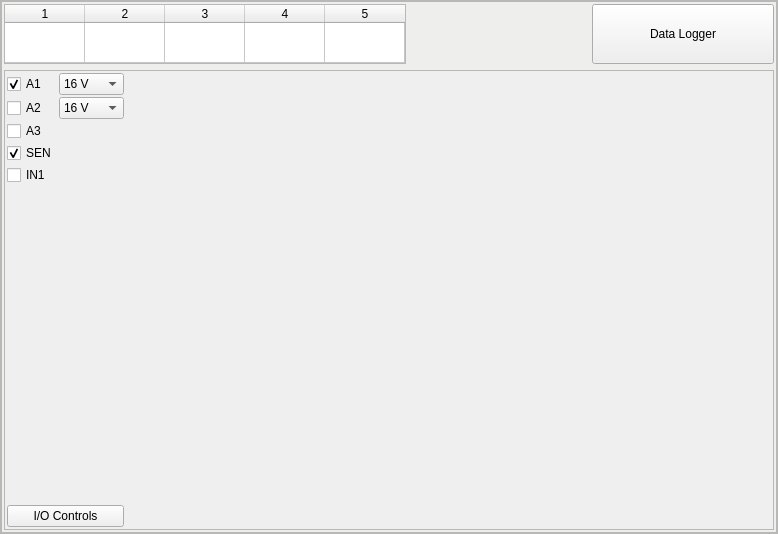
<?xml version="1.0" encoding="UTF-8"?>
<ui version="4.0">
 <class>Form</class>
 <widget class="QWidget" name="Form">
  <property name="geometry">
   <rect>
    <x>0</x>
    <y>0</y>
    <width>778</width>
    <height>534</height>
   </rect>
  </property>
  <property name="windowTitle">
   <string>Form</string>
  </property>
  <layout class="QVBoxLayout" name="verticalLayout">
   <property name="spacing">
    <number>0</number>
   </property>
   <property name="leftMargin">
    <number>0</number>
   </property>
   <property name="topMargin">
    <number>0</number>
   </property>
   <property name="rightMargin">
    <number>0</number>
   </property>
   <property name="bottomMargin">
    <number>0</number>
   </property>
   <item>
    <widget class="QFrame" name="widgetFrameOuter">
     <property name="sizePolicy">
      <sizepolicy hsizetype="Preferred" vsizetype="Preferred">
       <horstretch>0</horstretch>
       <verstretch>0</verstretch>
      </sizepolicy>
     </property>
     <property name="styleSheet">
      <string notr="true"/>
     </property>
     <property name="frameShape">
      <enum>QFrame::StyledPanel</enum>
     </property>
     <property name="frameShadow">
      <enum>QFrame::Raised</enum>
     </property>
     <property name="class" stdset="0">
      <string>PeripheralCollection</string>
     </property>
     <layout class="QVBoxLayout" name="verticalLayout_4">
      <property name="spacing">
       <number>2</number>
      </property>
      <property name="leftMargin">
       <number>0</number>
      </property>
      <property name="topMargin">
       <number>0</number>
      </property>
      <property name="rightMargin">
       <number>0</number>
      </property>
      <property name="bottomMargin">
       <number>0</number>
      </property>
      <item>
       <widget class="QFrame" name="frame_4">
        <layout class="QVBoxLayout" name="verticalLayout_5">
         <property name="spacing">
          <number>1</number>
         </property>
         <property name="leftMargin">
          <number>0</number>
         </property>
         <property name="topMargin">
          <number>0</number>
         </property>
         <property name="rightMargin">
          <number>0</number>
         </property>
         <property name="bottomMargin">
          <number>0</number>
         </property>
         <item>
          <widget class="QFrame" name="frame_6">
           <property name="sizePolicy">
            <sizepolicy hsizetype="Preferred" vsizetype="MinimumExpanding">
             <horstretch>0</horstretch>
             <verstretch>0</verstretch>
            </sizepolicy>
           </property>
           <property name="minimumSize">
            <size>
             <width>0</width>
             <height>50</height>
            </size>
           </property>
           <property name="styleSheet">
            <string notr="true">#frame_6{background-color:rgb(238, 238, 236)}</string>
           </property>
           <property name="frameShape">
            <enum>QFrame::StyledPanel</enum>
           </property>
           <property name="frameShadow">
            <enum>QFrame::Raised</enum>
           </property>
           <property name="class" stdset="0">
            <string>PeripheralCollectionInner</string>
           </property>
           <layout class="QGridLayout" name="gridLayout_5">
            <property name="leftMargin">
             <number>2</number>
            </property>
            <property name="topMargin">
             <number>2</number>
            </property>
            <property name="rightMargin">
             <number>2</number>
            </property>
            <property name="bottomMargin">
             <number>2</number>
            </property>
            <property name="horizontalSpacing">
             <number>2</number>
            </property>
            <item row="2" column="0" rowspan="3" colspan="3">
             <widget class="QScrollArea" name="scrollArea">
              <property name="sizePolicy">
               <sizepolicy hsizetype="Expanding" vsizetype="MinimumExpanding">
                <horstretch>0</horstretch>
                <verstretch>0</verstretch>
               </sizepolicy>
              </property>
              <property name="widgetResizable">
               <bool>true</bool>
              </property>
              <widget class="QWidget" name="scrollAreaWidgetContents">
               <property name="geometry">
                <rect>
                 <x>0</x>
                 <y>0</y>
                 <width>768</width>
                 <height>458</height>
                </rect>
               </property>
               <layout class="QGridLayout" name="gridLayout_6">
                <property name="leftMargin">
                 <number>2</number>
                </property>
                <property name="topMargin">
                 <number>2</number>
                </property>
                <property name="rightMargin">
                 <number>2</number>
                </property>
                <property name="bottomMargin">
                 <number>2</number>
                </property>
                <property name="spacing">
                 <number>2</number>
                </property>
                <item row="3" column="1" rowspan="9">
                 <widget class="QStackedWidget" name="monitors">
                  <property name="currentIndex">
                   <number>0</number>
                  </property>
                  <widget class="QWidget" name="page">
                   <layout class="QVBoxLayout" name="verticalLayout_2">
                    <property name="spacing">
                     <number>0</number>
                    </property>
                    <property name="leftMargin">
                     <number>0</number>
                    </property>
                    <property name="topMargin">
                     <number>0</number>
                    </property>
                    <property name="rightMargin">
                     <number>0</number>
                    </property>
                    <property name="bottomMargin">
                     <number>0</number>
                    </property>
                    <item>
                     <layout class="QGridLayout" name="gaugeLayout">
                      <property name="spacing">
                       <number>3</number>
                      </property>
                     </layout>
                    </item>
                   </layout>
                  </widget>
                  <widget class="QWidget" name="page_2">
                   <property name="sizePolicy">
                    <sizepolicy hsizetype="Preferred" vsizetype="Preferred">
                     <horstretch>0</horstretch>
                     <verstretch>0</verstretch>
                    </sizepolicy>
                   </property>
                   <layout class="QGridLayout" name="gridLayout_2">
                    <property name="leftMargin">
                     <number>0</number>
                    </property>
                    <property name="topMargin">
                     <number>0</number>
                    </property>
                    <property name="rightMargin">
                     <number>0</number>
                    </property>
                    <property name="bottomMargin">
                     <number>0</number>
                    </property>
                    <property name="horizontalSpacing">
                     <number>2</number>
                    </property>
                    <property name="verticalSpacing">
                     <number>4</number>
                    </property>
                    <item row="1" column="0" colspan="6">
                     <widget class="PlotWidget" name="graph"/>
                    </item>
                    <item row="6" column="0">
                     <widget class="QLabel" name="msgwin">
                      <property name="sizePolicy">
                       <sizepolicy hsizetype="Preferred" vsizetype="Maximum">
                        <horstretch>0</horstretch>
                        <verstretch>0</verstretch>
                       </sizepolicy>
                      </property>
                      <property name="font">
                       <font>
                        <pointsize>9</pointsize>
                       </font>
                      </property>
                      <property name="styleSheet">
                       <string notr="true">QLabel{color:green}</string>
                      </property>
                      <property name="text">
                       <string>.</string>
                      </property>
                     </widget>
                    </item>
                    <item row="3" column="1">
                     <widget class="QSpinBox" name="durationBox">
                      <property name="sizePolicy">
                       <sizepolicy hsizetype="Maximum" vsizetype="Fixed">
                        <horstretch>0</horstretch>
                        <verstretch>0</verstretch>
                       </sizepolicy>
                      </property>
                      <property name="suffix">
                       <string> S</string>
                      </property>
                      <property name="prefix">
                       <string>Duration </string>
                      </property>
                      <property name="minimum">
                       <number>2</number>
                      </property>
                      <property name="maximum">
                       <number>300</number>
                      </property>
                      <property name="value">
                       <number>5</number>
                      </property>
                     </widget>
                    </item>
                    <item row="3" column="2">
                     <widget class="QCheckBox" name="pauseButton">
                      <property name="sizePolicy">
                       <sizepolicy hsizetype="Maximum" vsizetype="Minimum">
                        <horstretch>0</horstretch>
                        <verstretch>0</verstretch>
                       </sizepolicy>
                      </property>
                      <property name="minimumSize">
                       <size>
                        <width>100</width>
                        <height>25</height>
                       </size>
                      </property>
                      <property name="text">
                       <string>Pause</string>
                      </property>
                     </widget>
                    </item>
                    <item row="2" column="2" colspan="3">
                     <widget class="QPushButton" name="pushButton_3">
                      <property name="text">
                       <string>DAMPED SINE FIT</string>
                      </property>
                     </widget>
                    </item>
                    <item row="2" column="5" rowspan="2">
                     <widget class="QPushButton" name="pushButton_6">
                      <property name="sizePolicy">
                       <sizepolicy hsizetype="Maximum" vsizetype="Minimum">
                        <horstretch>0</horstretch>
                        <verstretch>0</verstretch>
                       </sizepolicy>
                      </property>
                      <property name="minimumSize">
                       <size>
                        <width>150</width>
                        <height>25</height>
                       </size>
                      </property>
                      <property name="text">
                       <string>Save Data</string>
                      </property>
                     </widget>
                    </item>
                    <item row="2" column="1">
                     <widget class="QPushButton" name="pushButton_2">
                      <property name="sizePolicy">
                       <sizepolicy hsizetype="Preferred" vsizetype="Fixed">
                        <horstretch>0</horstretch>
                        <verstretch>0</verstretch>
                       </sizepolicy>
                      </property>
                      <property name="text">
                       <string>SINE FIT</string>
                      </property>
                     </widget>
                    </item>
                    <item row="2" column="0" rowspan="2">
                     <widget class="QPushButton" name="pushButton_4">
                      <property name="sizePolicy">
                       <sizepolicy hsizetype="Maximum" vsizetype="Minimum">
                        <horstretch>0</horstretch>
                        <verstretch>0</verstretch>
                       </sizepolicy>
                      </property>
                      <property name="minimumSize">
                       <size>
                        <width>150</width>
                        <height>25</height>
                       </size>
                      </property>
                      <property name="text">
                       <string>Restart</string>
                      </property>
                     </widget>
                    </item>
                   </layout>
                  </widget>
                 </widget>
                </item>
                <item row="3" column="0">
                 <layout class="QGridLayout" name="gridLayout">
                  <item row="0" column="0">
                   <widget class="QCheckBox" name="A1Box">
                    <property name="text">
                     <string>A1</string>
                    </property>
                    <property name="checked">
                     <bool>true</bool>
                    </property>
                   </widget>
                  </item>
                  <item row="1" column="0">
                   <widget class="QCheckBox" name="A2Box">
                    <property name="text">
                     <string>A2</string>
                    </property>
                    <property name="checked">
                     <bool>false</bool>
                    </property>
                   </widget>
                  </item>
                  <item row="2" column="0">
                   <widget class="QCheckBox" name="A3Box">
                    <property name="text">
                     <string>A3</string>
                    </property>
                    <property name="checked">
                     <bool>false</bool>
                    </property>
                   </widget>
                  </item>
                  <item row="3" column="0">
                   <widget class="QCheckBox" name="SENBox">
                    <property name="text">
                     <string>SEN</string>
                    </property>
                    <property name="checked">
                     <bool>true</bool>
                    </property>
                   </widget>
                  </item>
                  <item row="4" column="0">
                   <widget class="QCheckBox" name="IN1Box">
                    <property name="text">
                     <string>IN1</string>
                    </property>
                    <property name="checked">
                     <bool>false</bool>
                    </property>
                   </widget>
                  </item>
                  <item row="1" column="1">
                   <widget class="QComboBox" name="comboBox_3">
                    <property name="sizePolicy">
                     <sizepolicy hsizetype="Preferred" vsizetype="Fixed">
                      <horstretch>0</horstretch>
                      <verstretch>0</verstretch>
                     </sizepolicy>
                    </property>
                    <item>
                     <property name="text">
                      <string>16 V</string>
                     </property>
                    </item>
                    <item>
                     <property name="text">
                      <string>8 V</string>
                     </property>
                    </item>
                    <item>
                     <property name="text">
                      <string>4 V</string>
                     </property>
                    </item>
                    <item>
                     <property name="text">
                      <string>2.5 V</string>
                     </property>
                    </item>
                    <item>
                     <property name="text">
                      <string>1.5 V</string>
                     </property>
                    </item>
                    <item>
                     <property name="text">
                      <string>1 V</string>
                     </property>
                    </item>
                    <item>
                     <property name="text">
                      <string>0.5 V</string>
                     </property>
                    </item>
                    <item>
                     <property name="text">
                      <string>0.25 V</string>
                     </property>
                    </item>
                   </widget>
                  </item>
                  <item row="0" column="1">
                   <widget class="QComboBox" name="comboBox_4">
                    <property name="sizePolicy">
                     <sizepolicy hsizetype="Preferred" vsizetype="Fixed">
                      <horstretch>0</horstretch>
                      <verstretch>0</verstretch>
                     </sizepolicy>
                    </property>
                    <item>
                     <property name="text">
                      <string>16 V</string>
                     </property>
                    </item>
                    <item>
                     <property name="text">
                      <string>8 V</string>
                     </property>
                    </item>
                    <item>
                     <property name="text">
                      <string>4 V</string>
                     </property>
                    </item>
                    <item>
                     <property name="text">
                      <string>2.5 V</string>
                     </property>
                    </item>
                    <item>
                     <property name="text">
                      <string>1.5 V</string>
                     </property>
                    </item>
                    <item>
                     <property name="text">
                      <string>1 V</string>
                     </property>
                    </item>
                    <item>
                     <property name="text">
                      <string>0.5 V</string>
                     </property>
                    </item>
                    <item>
                     <property name="text">
                      <string>0.25 V</string>
                     </property>
                    </item>
                   </widget>
                  </item>
                 </layout>
                </item>
                <item row="11" column="0">
                 <widget class="QPushButton" name="pushButton">
                  <property name="text">
                   <string>I/O Controls</string>
                  </property>
                 </widget>
                </item>
               </layout>
              </widget>
             </widget>
            </item>
            <item row="0" column="2">
             <widget class="QPushButton" name="switcher">
              <property name="sizePolicy">
               <sizepolicy hsizetype="Minimum" vsizetype="Minimum">
                <horstretch>0</horstretch>
                <verstretch>0</verstretch>
               </sizepolicy>
              </property>
              <property name="text">
               <string>Data Logger</string>
              </property>
             </widget>
            </item>
            <item row="0" column="0">
             <widget class="QTableWidget" name="valueTable">
              <property name="sizePolicy">
               <sizepolicy hsizetype="Preferred" vsizetype="Expanding">
                <horstretch>0</horstretch>
                <verstretch>0</verstretch>
               </sizepolicy>
              </property>
              <property name="maximumSize">
               <size>
                <width>16777215</width>
                <height>60</height>
               </size>
              </property>
              <property name="verticalScrollBarPolicy">
               <enum>Qt::ScrollBarAlwaysOff</enum>
              </property>
              <property name="horizontalScrollBarPolicy">
               <enum>Qt::ScrollBarAlwaysOff</enum>
              </property>
              <property name="sizeAdjustPolicy">
               <enum>QAbstractScrollArea::AdjustToContents</enum>
              </property>
              <property name="selectionMode">
               <enum>QAbstractItemView::NoSelection</enum>
              </property>
              <property name="selectionBehavior">
               <enum>QAbstractItemView::SelectRows</enum>
              </property>
              <property name="rowCount">
               <number>1</number>
              </property>
              <property name="columnCount">
               <number>5</number>
              </property>
              <attribute name="horizontalHeaderMinimumSectionSize">
               <number>80</number>
              </attribute>
              <attribute name="horizontalHeaderDefaultSectionSize">
               <number>55</number>
              </attribute>
              <attribute name="horizontalHeaderHighlightSections">
               <bool>true</bool>
              </attribute>
              <attribute name="horizontalHeaderStretchLastSection">
               <bool>false</bool>
              </attribute>
              <attribute name="verticalHeaderVisible">
               <bool>false</bool>
              </attribute>
              <attribute name="verticalHeaderStretchLastSection">
               <bool>true</bool>
              </attribute>
              <row/>
              <column/>
              <column/>
              <column/>
              <column/>
              <column/>
             </widget>
            </item>
           </layout>
          </widget>
         </item>
        </layout>
       </widget>
      </item>
     </layout>
    </widget>
   </item>
  </layout>
 </widget>
 <customwidgets>
  <customwidget>
   <class>PlotWidget</class>
   <extends>QGraphicsView</extends>
   <header>pyqtgraph</header>
  </customwidget>
 </customwidgets>
 <resources/>
 <connections>
  <connection>
   <sender>pushButton_6</sender>
   <signal>clicked()</signal>
   <receiver>Form</receiver>
   <slot>saveTraces()</slot>
   <hints>
    <hint type="sourcelabel">
     <x>46</x>
     <y>551</y>
    </hint>
    <hint type="destinationlabel">
     <x>0</x>
     <y>227</y>
    </hint>
   </hints>
  </connection>
  <connection>
   <sender>pushButton_4</sender>
   <signal>clicked()</signal>
   <receiver>Form</receiver>
   <slot>restartLogging()</slot>
   <hints>
    <hint type="sourcelabel">
     <x>86</x>
     <y>280</y>
    </hint>
    <hint type="destinationlabel">
     <x>-11</x>
     <y>303</y>
    </hint>
   </hints>
  </connection>
  <connection>
   <sender>switcher</sender>
   <signal>clicked()</signal>
   <receiver>Form</receiver>
   <slot>next()</slot>
   <hints>
    <hint type="sourcelabel">
     <x>708</x>
     <y>27</y>
    </hint>
    <hint type="destinationlabel">
     <x>698</x>
     <y>-10</y>
    </hint>
   </hints>
  </connection>
  <connection>
   <sender>A1Box</sender>
   <signal>clicked()</signal>
   <receiver>Form</receiver>
   <slot>toggled()</slot>
   <hints>
    <hint type="sourcelabel">
     <x>16</x>
     <y>91</y>
    </hint>
    <hint type="destinationlabel">
     <x>-12</x>
     <y>91</y>
    </hint>
   </hints>
  </connection>
  <connection>
   <sender>A2Box</sender>
   <signal>clicked()</signal>
   <receiver>Form</receiver>
   <slot>toggled()</slot>
   <hints>
    <hint type="sourcelabel">
     <x>34</x>
     <y>112</y>
    </hint>
    <hint type="destinationlabel">
     <x>-11</x>
     <y>125</y>
    </hint>
   </hints>
  </connection>
  <connection>
   <sender>A3Box</sender>
   <signal>clicked()</signal>
   <receiver>Form</receiver>
   <slot>toggled()</slot>
   <hints>
    <hint type="sourcelabel">
     <x>49</x>
     <y>149</y>
    </hint>
    <hint type="destinationlabel">
     <x>-7</x>
     <y>165</y>
    </hint>
   </hints>
  </connection>
  <connection>
   <sender>SENBox</sender>
   <signal>clicked()</signal>
   <receiver>Form</receiver>
   <slot>toggled()</slot>
   <hints>
    <hint type="sourcelabel">
     <x>36</x>
     <y>177</y>
    </hint>
    <hint type="destinationlabel">
     <x>-11</x>
     <y>191</y>
    </hint>
   </hints>
  </connection>
  <connection>
   <sender>IN1Box</sender>
   <signal>clicked()</signal>
   <receiver>Form</receiver>
   <slot>toggled()</slot>
   <hints>
    <hint type="sourcelabel">
     <x>63</x>
     <y>211</y>
    </hint>
    <hint type="destinationlabel">
     <x>-11</x>
     <y>217</y>
    </hint>
   </hints>
  </connection>
  <connection>
   <sender>pushButton_2</sender>
   <signal>clicked()</signal>
   <receiver>Form</receiver>
   <slot>sineFit()</slot>
   <hints>
    <hint type="sourcelabel">
     <x>344</x>
     <y>554</y>
    </hint>
    <hint type="destinationlabel">
     <x>333</x>
     <y>601</y>
    </hint>
   </hints>
  </connection>
  <connection>
   <sender>pushButton_3</sender>
   <signal>clicked()</signal>
   <receiver>Form</receiver>
   <slot>dampedSineFit()</slot>
   <hints>
    <hint type="sourcelabel">
     <x>651</x>
     <y>548</y>
    </hint>
    <hint type="destinationlabel">
     <x>651</x>
     <y>596</y>
    </hint>
   </hints>
  </connection>
  <connection>
   <sender>durationBox</sender>
   <signal>editingFinished()</signal>
   <receiver>Form</receiver>
   <slot>setDuration()</slot>
   <hints>
    <hint type="sourcelabel">
     <x>63</x>
     <y>229</y>
    </hint>
    <hint type="destinationlabel">
     <x>-17</x>
     <y>267</y>
    </hint>
   </hints>
  </connection>
  <connection>
   <sender>pauseButton</sender>
   <signal>clicked(bool)</signal>
   <receiver>Form</receiver>
   <slot>pauseLogging(bool)</slot>
   <hints>
    <hint type="sourcelabel">
     <x>107</x>
     <y>344</y>
    </hint>
    <hint type="destinationlabel">
     <x>-14</x>
     <y>358</y>
    </hint>
   </hints>
  </connection>
  <connection>
   <sender>comboBox_3</sender>
   <signal>currentTextChanged(QString)</signal>
   <receiver>Form</receiver>
   <slot>setA2Range(QString)</slot>
   <hints>
    <hint type="sourcelabel">
     <x>105</x>
     <y>111</y>
    </hint>
    <hint type="destinationlabel">
     <x>-10</x>
     <y>63</y>
    </hint>
   </hints>
  </connection>
  <connection>
   <sender>comboBox_4</sender>
   <signal>currentTextChanged(QString)</signal>
   <receiver>Form</receiver>
   <slot>setA1Range(QString)</slot>
   <hints>
    <hint type="sourcelabel">
     <x>140</x>
     <y>79</y>
    </hint>
    <hint type="destinationlabel">
     <x>-9</x>
     <y>51</y>
    </hint>
   </hints>
  </connection>
  <connection>
   <sender>pushButton</sender>
   <signal>clicked()</signal>
   <receiver>Form</receiver>
   <slot>show_voltmeter()</slot>
   <hints>
    <hint type="sourcelabel">
     <x>109</x>
     <y>567</y>
    </hint>
    <hint type="destinationlabel">
     <x>109</x>
     <y>591</y>
    </hint>
   </hints>
  </connection>
 </connections>
 <slots>
  <slot>restartLogging()</slot>
  <slot>pauseLogging(bool)</slot>
  <slot>next()</slot>
  <slot>toggled()</slot>
  <slot>sineFit()</slot>
  <slot>dampedSineFit()</slot>
  <slot>setDuration()</slot>
  <slot>saveTraces()</slot>
  <slot>highSpeedLogging(bool)</slot>
  <slot>refresh()</slot>
  <slot>setA1Range(QString)</slot>
  <slot>setA2Range(QString)</slot>
  <slot>show_voltmeter()</slot>
 </slots>
</ui>
